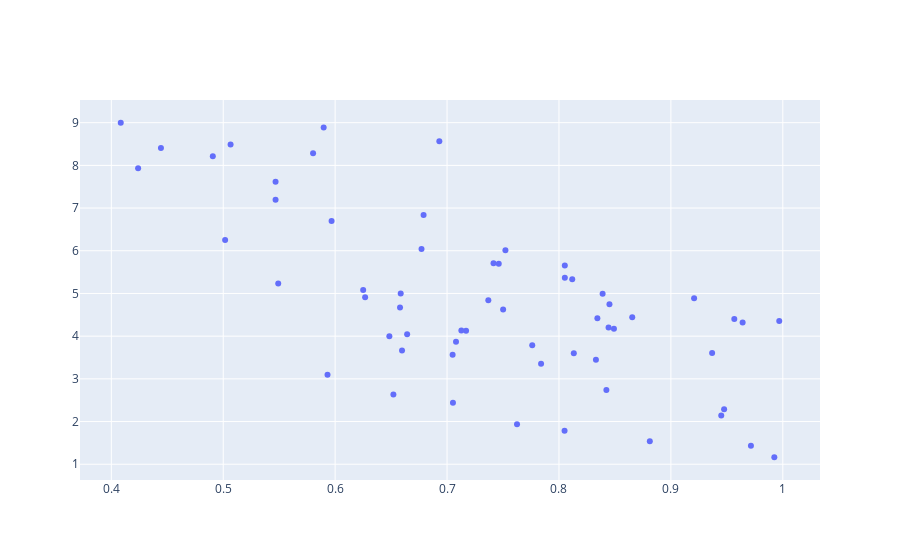

This figure's notebook cell:
### Code cell
precent=0.2

def apply_mutation(Ptt):
    num=N-len(Ptt)
    for i in range(num):
        tmp=np.random.choice(Ptt)
        pos=tmp.pos
        pos+=2*(np.random.rand()-0.5)*precent*pos
        flag=True
        count=0
        while(flag):
            if(all(A_ub@pos<=B_ub)and bounds[0][0]<pos[0]<bounds[0][1] and bounds[1][0]<pos[1]<bounds[1][1]):
                child=point(pos)
                Ptt.append(child)
                flag=False
            elif(count>100):
                child=copy.deepcopy(np.random.choice(Ptt))
                Ptt.append(child)
                flag=False
            else:
                tmp=np.random.choice(Ptt)
                pos=tmp.pos
                pos+=2*(np.random.rand()-0.5)*precent*pos
                count+=1
    return Ptt
objects(apply_mutation(Ptt)).plot()

### Figure 1 — Plotly figure (JSON) as saved in the notebook; plotly's stock layout.template omitted (floating-point values rounded to 4 significant figures)
{"data": [{"mode": "markers", "type": "scatter", "x": [0.5017, 0.4239, 0.4084, 0.7053, 0.6521, 0.9924, 0.5491, 0.805, 0.8812, 0.5932, 0.4443, 0.4907, 0.5468, 0.5968, 0.705, 0.5468, 0.7625, 0.658, 0.5066, 0.6643, 0.945, 0.5803, 0.784, 0.708, 0.8424, 0.7761, 0.6268, 0.833, 0.9476, 0.5898, 0.8132, 0.9369, 0.717, 0.8443, 0.6772, 0.8343, 0.7501, 0.8491, 0.7369, 0.8118, 0.7462, 0.8052, 0.8451, 0.9641, 0.839, 0.679, 0.8052, 0.7521, 0.9567, 0.6931, 0.7128, 0.9968, 0.625, 0.7415, 0.6598, 0.9207, 0.6586, 0.9715, 0.6485, 0.8655], "y": [6.251, 7.932, 8.998, 2.438, 2.634, 1.164, 5.235, 1.786, 1.539, 3.097, 8.408, 8.212, 7.195, 6.695, 3.566, 7.619, 1.935, 4.671, 8.489, 4.045, 2.143, 8.285, 3.355, 3.869, 2.738, 3.787, 4.909, 3.45, 2.285, 8.885, 3.601, 3.607, 4.124, 4.201, 6.043, 4.422, 4.627, 4.175, 4.839, 5.335, 5.696, 5.365, 4.746, 4.322, 4.992, 6.838, 5.654, 6.012, 4.4, 8.566, 4.133, 4.358, 5.081, 5.705, 3.663, 4.886, 5.0, 1.433, 3.999, 4.44]}], "layout": {}}
